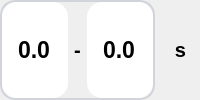
     <widget class="QWidget" name="widget_194" native="true">
      <layout class="QHBoxLayout" name="horizontalLayout_185" stretch="4,1">
       <property name="leftMargin">
        <number>0</number>
       </property>
       <property name="topMargin">
        <number>0</number>
       </property>
       <property name="rightMargin">
        <number>0</number>
       </property>
       <property name="bottomMargin">
        <number>0</number>
       </property>
       <item>
        <widget class="QWidget" name="widget_157" native="true">
         <property name="maximumSize">
          <size>
           <width>200</width>
           <height>16777215</height>
          </size>
         </property>
         <property name="styleSheet">
          <string notr="true">QWidget{
    border: 2px solid #D1D5DB;
    border-radius: 15px;
}
QWidget:focus {
    border: 2px solid #0B7EC8;
}
QDoubleSpinBox
{
    border: none;
}
QSpinBox
{
    border: none;
}</string>
         </property>
         <layout class="QHBoxLayout" name="horizontalLayout_239" stretch="1,0,1">
          <property name="leftMargin">
           <number>2</number>
          </property>
          <property name="topMargin">
           <number>2</number>
          </property>
          <property name="rightMargin">
           <number>2</number>
          </property>
          <property name="bottomMargin">
           <number>2</number>
          </property>
          <item>
           <widget class="QDoubleSpinBox" name="pressure_pv_a_8">
            <property name="sizePolicy">
             <sizepolicy hsizetype="Preferred" vsizetype="Preferred">
              <horstretch>0</horstretch>
              <verstretch>0</verstretch>
             </sizepolicy>
            </property>
            <property name="font">
             <font>
              <family>Segoe UI</family>
              <pointsize>17</pointsize>
              <weight>75</weight>
              <italic>false</italic>
              <bold>true</bold>
             </font>
            </property>
            <property name="styleSheet">
             <string notr="true"/>
            </property>
            <property name="wrapping">
             <bool>true</bool>
            </property>
            <property name="alignment">
             <set>Qt::AlignCenter</set>
            </property>
            <property name="readOnly">
             <bool>true</bool>
            </property>
            <property name="buttonSymbols">
             <enum>QAbstractSpinBox::NoButtons</enum>
            </property>
            <property name="prefix">
             <string/>
            </property>
            <property name="suffix">
             <string/>
            </property>
            <property name="decimals">
             <number>1</number>
            </property>
            <property name="maximum">
             <double>999.000000000000000</double>
            </property>
            <property name="value">
             <double>0.000000000000000</double>
            </property>
           </widget>
          </item>
          <item>
           <widget class="QLabel" name="label_93">
            <property name="font">
             <font>
              <family>Segoe UI</family>
              <pointsize>15</pointsize>
              <weight>75</weight>
              <bold>true</bold>
             </font>
            </property>
            <property name="styleSheet">
             <string notr="true">border: none;
</string>
            </property>
            <property name="text">
             <string>-</string>
            </property>
            <property name="alignment">
             <set>Qt::AlignCenter</set>
            </property>
           </widget>
          </item>
          <item>
           <widget class="QDoubleSpinBox" name="pressure_sv_a_8">
            <property name="sizePolicy">
             <sizepolicy hsizetype="Preferred" vsizetype="Preferred">
              <horstretch>0</horstretch>
              <verstretch>0</verstretch>
             </sizepolicy>
            </property>
            <property name="font">
             <font>
              <family>Segoe UI</family>
              <pointsize>17</pointsize>
              <weight>75</weight>
              <italic>false</italic>
              <bold>true</bold>
             </font>
            </property>
            <property name="styleSheet">
             <string notr="true"/>
            </property>
            <property name="wrapping">
             <bool>false</bool>
            </property>
            <property name="alignment">
             <set>Qt::AlignCenter</set>
            </property>
            <property name="readOnly">
             <bool>false</bool>
            </property>
            <property name="buttonSymbols">
             <enum>QAbstractSpinBox::NoButtons</enum>
            </property>
            <property name="prefix">
             <string/>
            </property>
            <property name="suffix">
             <string/>
            </property>
            <property name="decimals">
             <number>1</number>
            </property>
            <property name="maximum">
             <double>999.000000000000000</double>
            </property>
            <property name="value">
             <double>0.000000000000000</double>
            </property>
           </widget>
          </item>
         </layout>
        </widget>
       </item>
       <item>
        <widget class="QLabel" name="label_201">
         <property name="font">
          <font>
           <family>Segoe UI</family>
           <pointsize>15</pointsize>
           <weight>75</weight>
           <italic>false</italic>
           <bold>true</bold>
          </font>
         </property>
         <property name="text">
          <string>s</string>
         </property>
         <property name="alignment">
          <set>Qt::AlignCenter</set>
         </property>
        </widget>
       </item>
      </layout>
     </widget>
